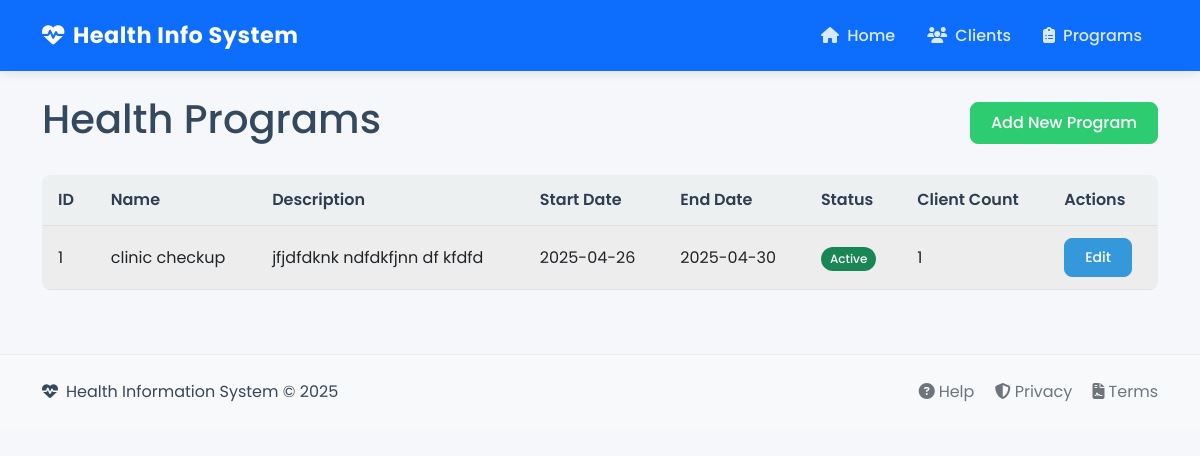
Before: /programs with the older database file.
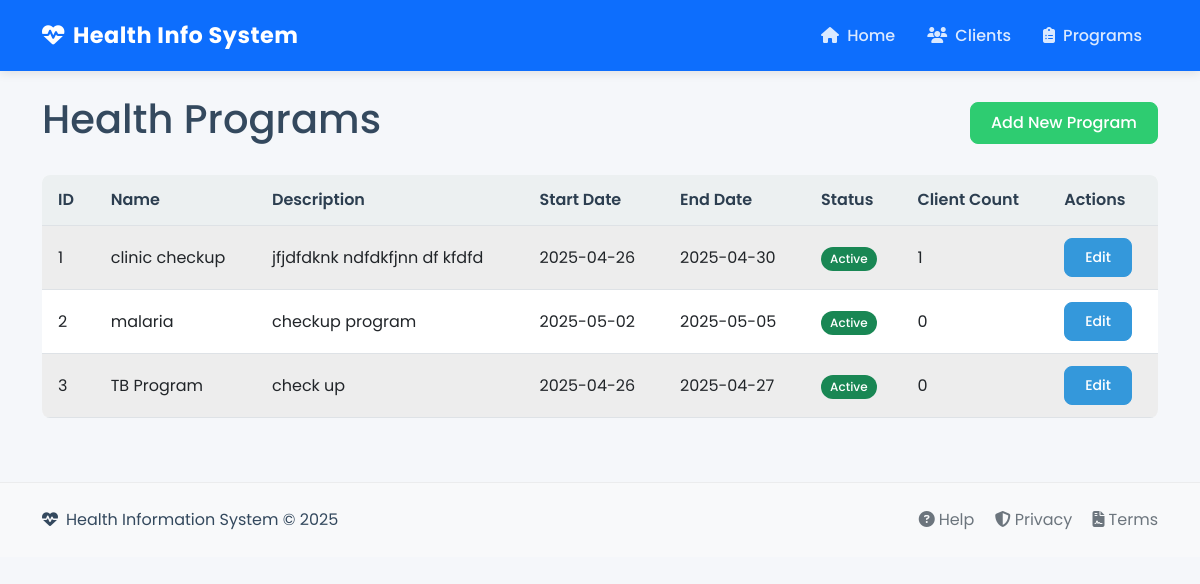
After: the same page with the newer database file.
### models/program.py (models this page shows, shortened)
class Program(db.Model):
    id = db.Column(db.Integer, primary_key=True)
    name = db.Column(db.String(100), nullable=False, unique=True)
    description = db.Column(db.Text)
    start_date = db.Column(db.Date)
    end_date = db.Column(db.Date)
    active = db.Column(db.Boolean, default=True)
    created_at = db.Column(db.DateTime, default=datetime.utcnow)
    updated_at = db.Column(db.DateTime, default=datetime.utcnow, onupdate=datetime.utcnow)

### routes/web.py (the view)
@web.route('/programs')
def programs():
    programs = ProgramService.get_all_programs()
    return render_template('programs.html', programs=programs)

### services/program_service.py (called while the page is built)
    @staticmethod
    def get_all_programs():
        return Program.query.all()

### templates/programs.html (shortened to what this page needs)
{% extends 'base.html' %}
{% block content %}
<div class="d-flex justify-content-between align-items-center mb-4">
    <h1>Health Programs</h1>
    <a href="{{ url_for('web.add_program') }}" class="btn btn-success">Add New Program</a>
</div>
{% if programs %}
    <div class="table-responsive">
        <table class="table table-striped table-hover">
            <thead>
                <tr>
                    <th>ID</th>
                    <th>Name</th>
                    <th>Description</th>
                    <th>Start Date</th>
                    <th>End Date</th>
                    <th>Status</th>
                    <th>Client Count</th>
                    <th>Actions</th>
                </tr>
            </thead>
            <tbody>
                {% for program in programs %}
                <tr>
                    <td>{{ program.id }}</td>
                    <td>{{ program.name }}</td>
                    <td>{{ program.description|truncate(50) }}</td>
                    <td>{{ program.start_date|default('N/A', true) }}</td>
                    <td>{{ program.end_date|default('N/A', true) }}</td>
                    <td>
                        {% if program.active %}
                        <span class="badge bg-success">Active</span>
                        {% else %}
                        <span class="badge bg-secondary">Inactive</span>
                        {% endif %}
                    </td>
                    <td>{{ program.clients.count() }}</td>
                    <td>
                        <a href="{{ url_for('web.edit_program', program_id=program.id) }}" class="btn btn-sm btn-primary">Edit</a>
                    </td>
                </tr>
                {% endfor %}
            </tbody>
        </table>
    </div>
{% else %}
    <div class="alert alert-info">No programs have been created yet.</div>
    <p>Click the "Add New Program" button to create your first health program.</p>
{% endif %}
{% endblock %}

### templates/base.html (shortened to what this page needs)
<!DOCTYPE html>
<html lang="en">
<head>
    <link rel="stylesheet" href="https://cdn.jsdelivr.net/npm/bootstrap@5.2.3/dist/css/bootstrap.min.css">
    <link rel="stylesheet" href="https://cdnjs.cloudflare.com/ajax/libs/font-awesome/6.4.0/css/all.min.css">
    <link rel="stylesheet" href="{{ url_for('static', filename='css/style.css') }}">
</head>
<body>
    <nav class="navbar navbar-expand-lg navbar-dark bg-primary mb-4">
        <div class="container">
            <a class="navbar-brand" href="{{ url_for('web.index') }}">
                <i class="fas fa-heartbeat me-2"></i>Health Info System
            </a>
            <div class="collapse navbar-collapse" id="navbarNav">
                <ul class="navbar-nav ms-auto">
                    <li class="nav-item">
                        <a class="nav-link" href="{{ url_for('web.index') }}">
                            <i class="fas fa-home me-1"></i> Home
                        </a>
                    </li>
                    <li class="nav-item">
                        <a class="nav-link" href="{{ url_for('web.clients') }}">
                            <i class="fas fa-users me-1"></i> Clients
                        </a>
                    </li>
                    <li class="nav-item">
                        <a class="nav-link" href="{{ url_for('web.programs') }}">
                            <i class="fas fa-clipboard-list me-1"></i> Programs
                        </a>
                    </li>
                </ul>
            </div>
        </div>
    </nav>
    <div class="container fade-in">
        {% block content %}{% endblock %}
    </div>
    <footer class="mt-5 py-4 bg-light text-center">
        <div class="container">
            <div class="row">
                <div class="col-md-6 text-md-start">
                    <p class="mb-0"><i class="fas fa-heartbeat me-2"></i>Health Information System &copy; 2025</p>
                </div>
                <div class="col-md-6 text-md-end">
                    <p class="mb-0">
                        <a href="#" class="text-decoration-none text-secondary me-3">
                            <i class="fas fa-question-circle me-1"></i>Help
                        </a>
                        <a href="#" class="text-decoration-none text-secondary me-3">
                            <i class="fas fa-shield-alt me-1"></i>Privacy
                        </a>
                        <a href="#" class="text-decoration-none text-secondary">
                            <i class="fas fa-file-contract me-1"></i>Terms
                        </a>
                    </p>
                </div>
            </div>
        </div>
    </footer>
</body>
</html>

### static/css/style.css (style rules this page uses)
:root { --primary-color: #2c3e50; --secondary-color: #3498db; --accent-color: #e74c3c; --success-color: #2ecc71; --warning-color: #f39c12; --light-color: #ecf0f1; --dark-color: #2c3e50; --text-color: #34495e; --border-radius: 0.5rem; --box-shadow: 0 4px 6px rgba(0, 0, 0, 0.1); --transition: all 0.3s ease; }
body { font-family: 'Poppins', 'Segoe UI', Tahoma, Geneva, Verdana, sans-serif; background-color: #f5f7fa; color: var(--text-color); line-height: 1.6; }
.navbar { box-shadow: 0 2px 10px rgba(0, 0, 0, 0.1); padding: 0.8rem 1rem; }
.navbar-brand { font-weight: 700; font-size: 1.4rem; letter-spacing: 0.5px; }
.navbar-dark .navbar-nav .nav-link { color: rgba(255, 255, 255, 0.85); font-weight: 500; padding: 0.5rem 1rem; transition: var(--transition); }
.table { background-color: #fff; border-radius: var(--border-radius); overflow: hidden; }
.table th { background-color: var(--light-color); color: var(--primary-color); font-weight: 600; border-top: none; padding: 0.75rem 1rem; }
.table td { padding: 0.75rem 1rem; vertical-align: middle; }
.table-striped tbody tr:nth-of-type(odd) { background-color: rgba(0, 0, 0, 0.02); }
.btn { font-weight: 500; padding: 0.5rem 1.25rem; border-radius: var(--border-radius); transition: var(--transition); }
.btn-primary { background-color: var(--secondary-color); border-color: var(--secondary-color); }
.btn-success { background-color: var(--success-color); border-color: var(--success-color); }
.badge { padding: 0.5em 0.75em; font-weight: 500; border-radius: 30px; }
footer { background-color: #fff; border-top: 1px solid rgba(0, 0, 0, 0.05); color: var(--text-color); padding: 1.5rem 0; margin-top: 3rem; }
.fade-in { animation: fadeIn 0.5s ease-in; }

Changed rows visible on the page:
added Program: id "2", name "malaria", description "checkup program", start_date "2025-05-02", end_date "2025-05-05", active "Active", clients.count "0"
added Program: id "3", name "TB Program", description "check up", start_date "2025-04-26", end_date "2025-04-27", active "Active", clients.count "0"
